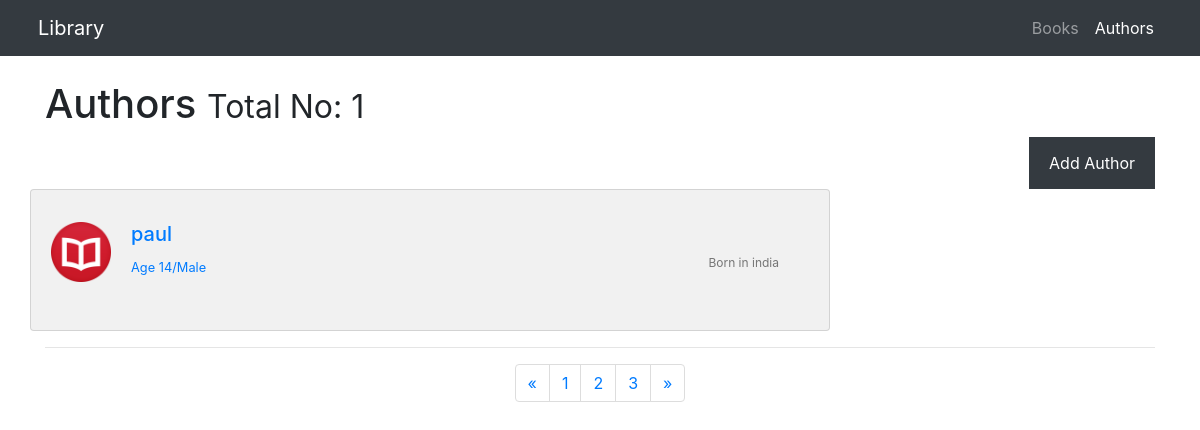
Screenshot of /authors/ with the database file from the repository.
### music/models.py (models this page shows, shortened)
class Post(models.Model):
   author = models.CharField(max_length=250)
   age = models.CharField(max_length=10)
   gender = models.CharField(max_length=500)
   Born_in = models.CharField(max_length=250)
   abt_author = models.CharField(max_length=1000)

### music/views.py (the view)
def createpost(request):
	if request.method == 'POST':
		print request.POST
		post=Post()
		post.author= request.POST.get('author')
		post.age= request.POST.get('age')
		post.gender= request.POST.get('gender')
		post.Born_in= request.POST.get('Born_in')
		post.abt_author= request.POST.get('abt_author')
		post.save()
	authors = Post.objects.values()
	print authors
	return render(request,'index4.html', {'authors': authors})

### music/templates/index4.html (shortened to what this page needs)
{% load static %}
<!DOCTYPE html>
<html lang="en">
<head>
  <link href="{% static 'vendor/bootstrap/css/bootstrap.min.css' %}" rel="stylesheet">
  <link href="{% static 'css/1-col-portfolio4.css' %}" rel="stylesheet">
</head>
<body>
  <nav class="navbar navbar-expand-lg navbar-dark bg-dark fixed-top nav" style="padding: 0;">
    <div class="container" style="padding: 8px;">
      <a class="navbar-brand" href="#">Library</a>
      <div class="collapse navbar-collapse" id="navbarResponsive">
        <ul class="navbar-nav ml-auto">
          <li class="nav-item ">
            <a class="nav-link" href="/authors/books/">Books</a>
          </li>
          <li class="nav-item active">
            <a class="nav-link" href="/authors/">Authors</a>
          </li>
        </ul>
      </div>
    </div>
  </nav>
  <div class="container">
    <h1 class="my-4">Authors
      <small>Total No: {{ authors.count}}</small>
    </h1>
    <div class="bt">
      <button onclick="document.getElementById('id01').style.display='block'" style="width:auto;">Add Author</button>
    </div>
</body>
</html>
{% for author in authors %}
<div class="list-group">
  <div class="row">
    <a href="/authors/{{ author.author }}" class="list-group-item">
      <div class="media">
        <div class="media-left">
          <img src="{% static 'book.png' %}" class="media-object" style="width:60px">
        </div>
        <div class="media-body">
         <h5 class="media-heading">{{ author.author }}</h5>
         <div class="isbn">
           <p>Born in {{ author.Born_in }}</p>
         </div>
         <div class="age">
          <small>Age {{ author.age }}/{{ author.gender }}</small>
        </div>
      </div>
    </div>
  </a>
</div>
</div>
{% endfor %}
<hr>
<ul class="pagination justify-content-center">
  <li class="page-item">
    <a class="page-link" href="#" aria-label="Previous">
      <span aria-hidden="true">&laquo;</span>
    </a>
  </li>
  <li class="page-item">
    <a class="page-link" href="#">1</a>
  </li>
  <li class="page-item">
    <a class="page-link" href="#">2</a>
  </li>
  <li class="page-item">
    <a class="page-link" href="#">3</a>
  </li>
  <li class="page-item">
    <a class="page-link" href="#" aria-label="Next">
      <span aria-hidden="true">&raquo;</span>
    </a>
  </li>
</ul>
</body>
</html>

### static/css/1-col-portfolio4.css (style rules this page uses)
body { padding-top: 54px; }
@media (min-width: 992px) { body { padding-top: 56px; } }
.pagination { margin-bottom: 15px; }
.list-group { width:90%; }
.bt { margin-top: -30px; margin-left: 900px; }
a.list-group-item { width: 800px; }
.list-group-item { background-color: #f1f1f1; }
.media-body { padding-left: 20px; padding-right: 30px; padding-bottom: 30px; }
.media { margin-top: 20px; }
.isbn { color: #767676; font-size: 12px; float:right; }
html { background: url("bg1.jpg") no-repeat center fixed; background-size: cover; }
button { background-color: #343a40; color: white; padding: 14px 20px; float: right; border: none; cursor: pointer; width: 100%; }
.my-4 { margin-bottom: 20px; padding-bottom: 15px; }

### rows the page displays
Post: author "paul", Born_in "india", age "14", gender "Male"

### other values shown
{{ authors.count }} "1"
